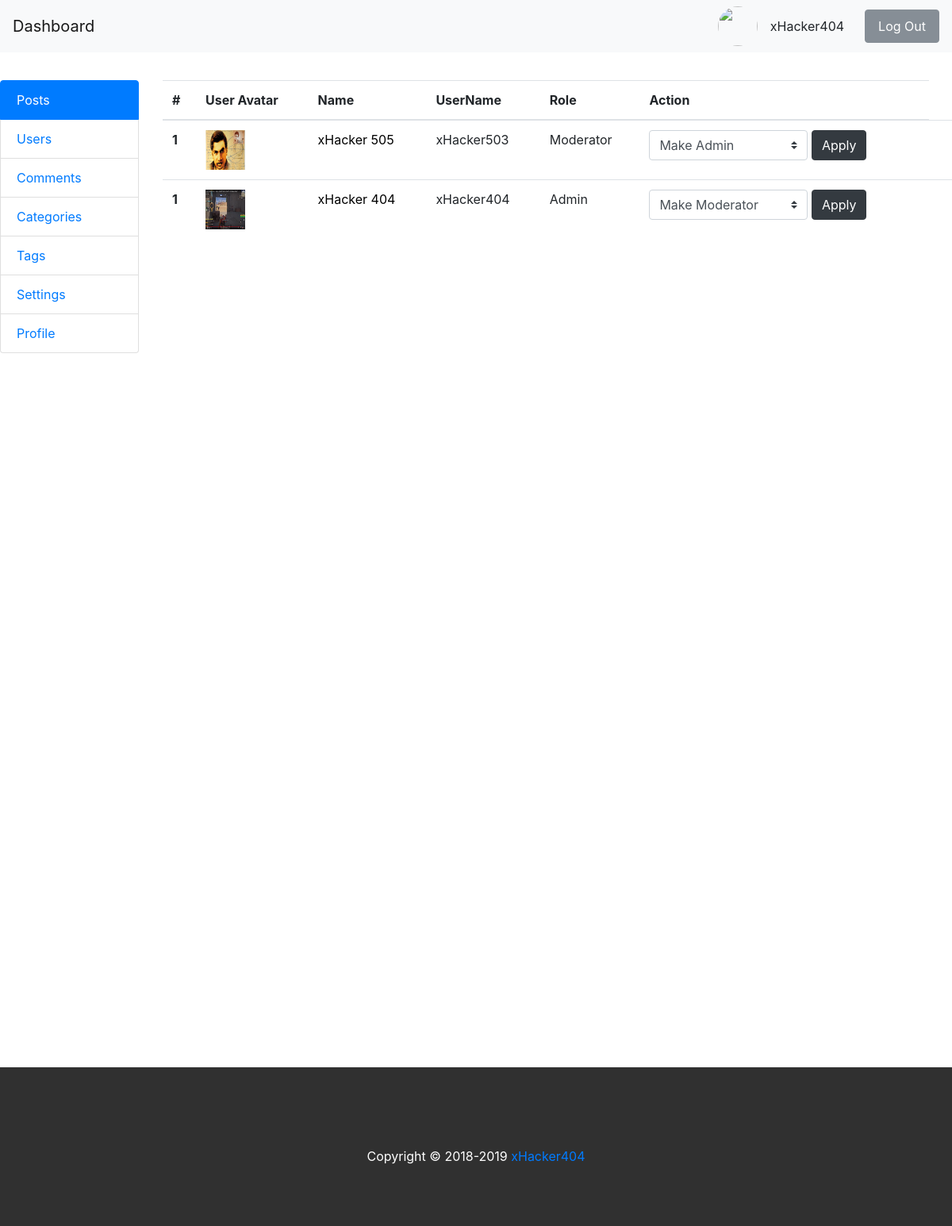
Page /backend/users/ on the earlier database version.
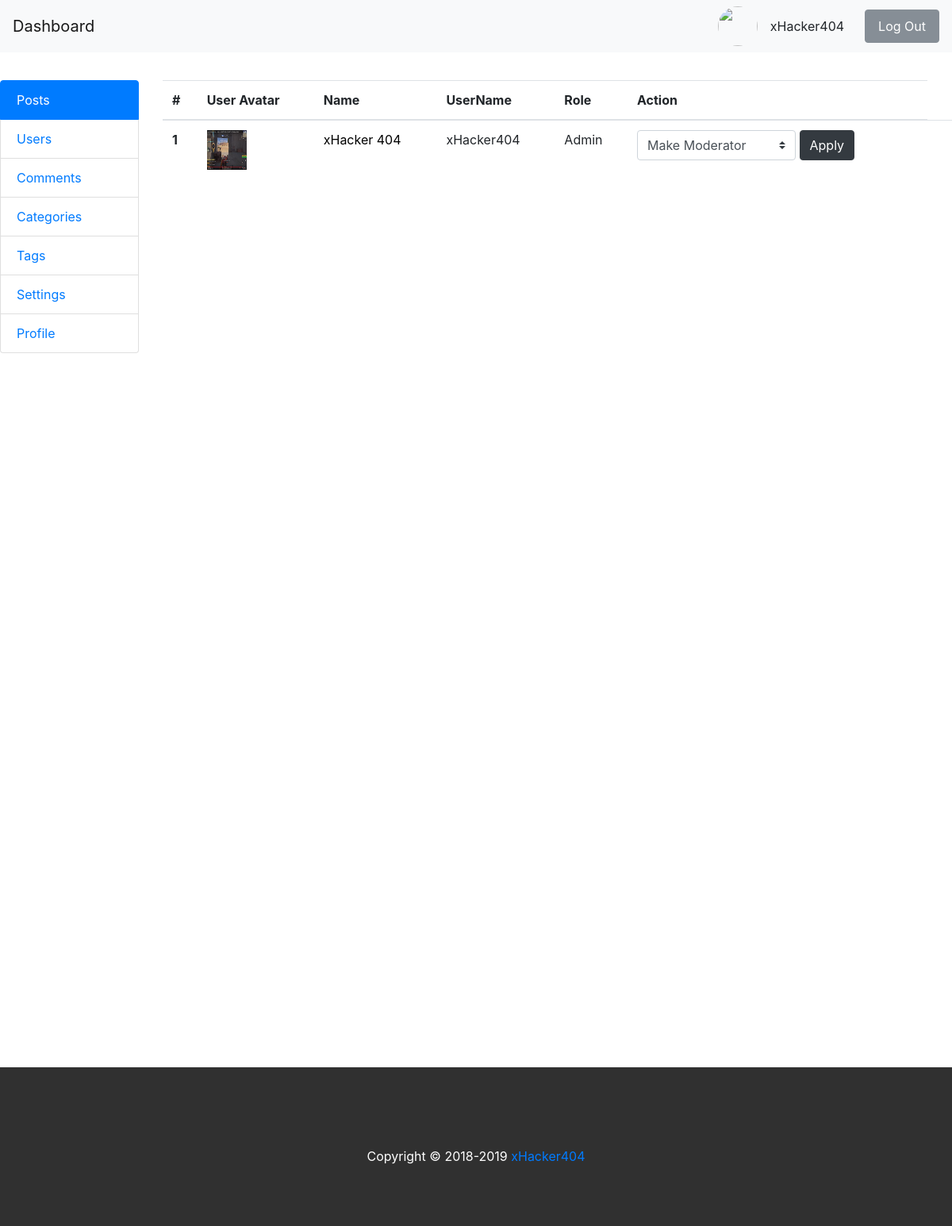
Same page on the later database version.
### blog/models.py (models this page shows, shortened)
class UserProfileInfo(models.Model):
    user = models.OneToOneField(User,on_delete=models.CASCADE)
    portfolio = models.URLField(blank=True)
    profile_pic = models.ImageField(upload_to='profile_pics', blank=True)

### backend/views.py (the view)
# urls.py: path('users/', views.users, name='users'),
def users(request):
    users = UserProfileInfo.objects.all()
    my_dict = {'users':users}
    return render(request, 'backend/users.html', context=my_dict)

### blog/context_processors.py (called while the page is built)
def post_widget(request):
    all_posts = Post.objects.filter(status='published').order_by('published_date')
    years = []
    tags = []
    categories = []
    for post in all_posts :
        year = post.published_date.year
        tag = post.tag
        category = post.category
        if year not in years:
            years.append(year)
        if tag not in tags:
            tags.append(tag)
        if category not in categories:
            categories.append(category)
    return {
    'all_posts':all_posts,
    'years':years,
    'tags':tags,
    'categories':categories
    }

### templates/backend/users.html (shortened to what this page needs)
<!DOCTYPE html>
{% extends 'backend/base.html'%}
{% block content %}
<div class="col-md-10" >
    <div class="post" style="height:1200px; overflow: scroll">
        <table class="table">
          <thead>
            <tr>
              <th scope="col">#</th>
              <th scope="col">User Avatar</th>
              <th scope="col">Name</th>
              <th scope="col">UserName</th>
              <th scope="col">Role</th>
              <th scope="col">Action</th>
            </tr>
          </thead>
          <tbody>
        {% if users %}
          {% for profile in users %}
          <tr>
            <th scope="row">1</th>
             <td style="width: auto"><img src="/media/{{profile.profile_pic}}" alt="xHacker404" width="50px" height="50px"> </td>
            <td> <a href="{% url 'backend:profile'%}">{{profile.user.first_name}} {{profile.user.last_name}}</a> </td>
            <td>{{profile.user.username}}</td>
            {% if profile.user.is_superuser %}
            <td>Admin</td>
            <td>
              <form action="{% url 'backend:moderate_user'%}" method="POST">
                <select name="action" class="custom-select" style="width:200px">
                  <option value="moderator">
                    Make Moderator
                  </option>
                </select>
              <button type="submit" class="btn btn-dark">Apply</a>
                  </form>
            </td>
            {% elif profile.user.is_staff %}
            <td>Moderator</td>
            <td>
              <form action="{% url 'backend:moderate_user'%}" method="POST">
                <select name="action" class="custom-select" style="width:200px">
                  <option value="admin">
                    Make Admin
                  </option>
                </select>
                <button type="submit" class="btn btn-dark">Apply</a>
              </form>
            </td>
            {% endif %}
            <td></td>
          </tr>
          {% endfor %}
        {% endif %}
          </tbody>
        </table>
    </div>
</div>
{% endblock %}

Differences in the rows shown:
removed UserProfileInfo: profile_pic (picture), user.first_name "xHacker", user.last_name "505", user.username "xHacker503"
